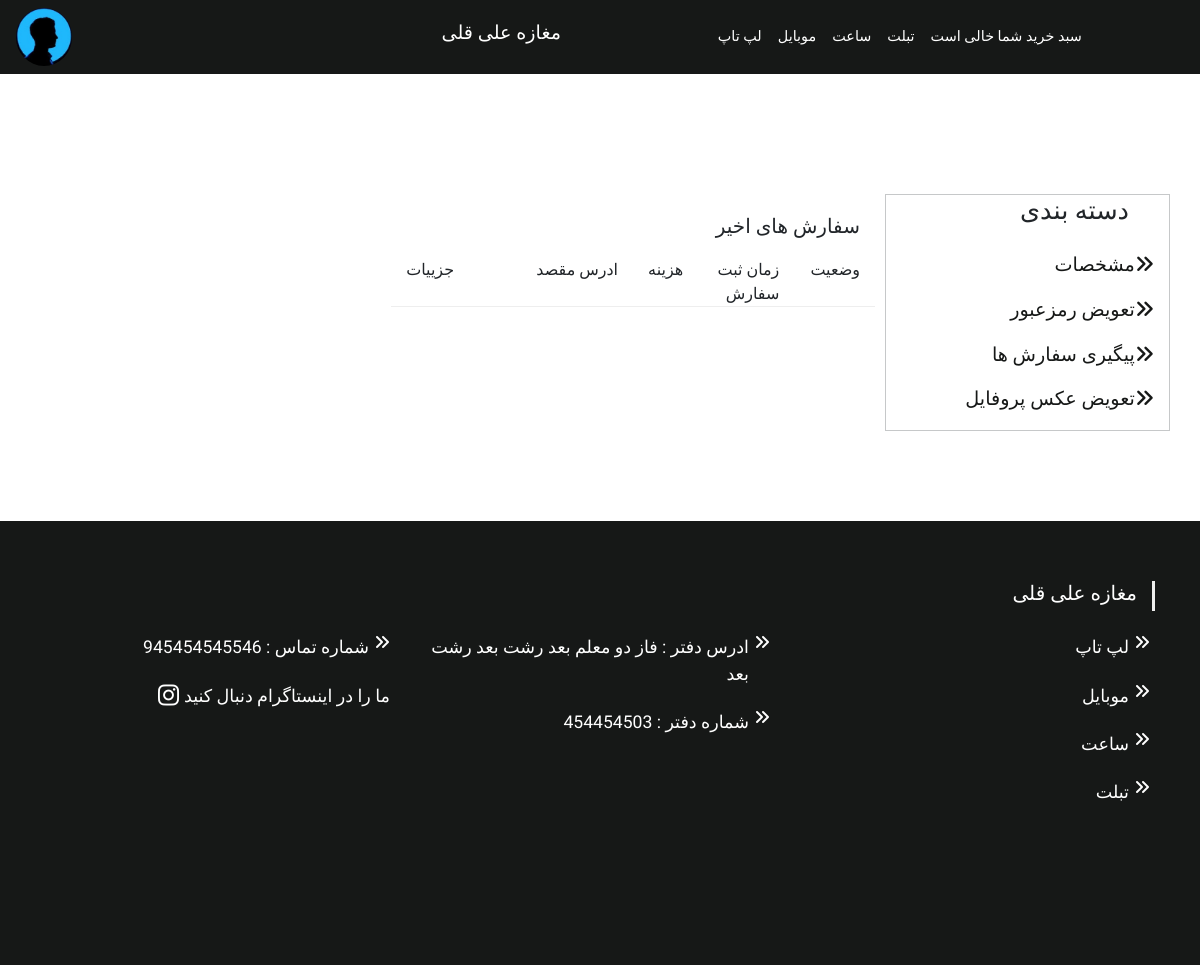
/customers/profile/order-history/ (signed in), run on an earlier commit of the app's database.
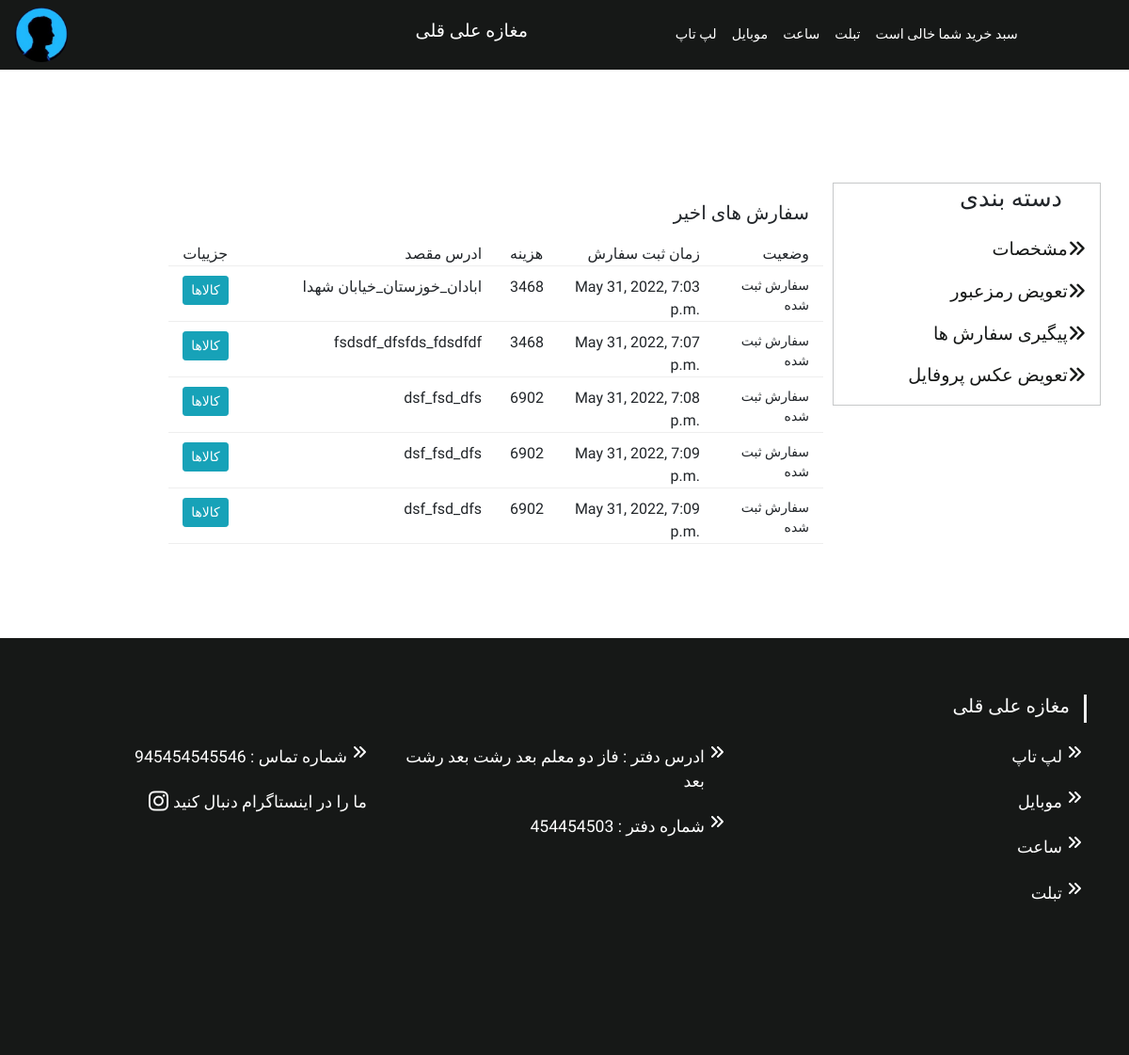
And on a later commit of the database.
### orders/models.py (models this page shows, shortened)
class Order(models.Model):
    user          = models.ForeignKey(CustomUser, on_delete=models.CASCADE, null=False, blank=False)
    order_items   = models.ManyToManyField(OrderItem)
    address       = models.ForeignKey(Address, on_delete=models.CASCADE)
    total_price   = models.PositiveIntegerField()
    created_time  = models.DateTimeField(blank=True, null=True, default=timezone.now)
    coupon        = models.ForeignKey(Coupon, on_delete=models.SET_NULL, related_name = 'orders', null = True, blank = True)
    discount      = models.IntegerField(default = 0, validators = [MinValueValidator(0), MaxValueValidator(100)])
    status_type   = [
        ("سفارش ثبت شده","سفارش ثبت شده"),
        ("در حال بسته بندی", "در حال بسته بندی"),
        ("آماده ارسال", "آماده ارسال"),
        ("فرستاده شده", "فرستاده شده"),
        ("دریافت شده است", "دریافت شده است")
    ]
    order_status  = models.CharField(
        max_length=20,
        choices=status_type,
        default="سفارش ثبت شده",
    )

### customers/models.py (models this page shows)
class Address(models.Model):
    class Meta:
        verbose_name_plural = "Adresses"
    user               = models.ForeignKey(CustomUser, blank=False, null=False, on_delete=models.CASCADE)
    firstname          =  models.CharField(max_length=30, blank=False, null=False)
    lastname           = models.CharField(max_length=30, blank=False, null=False)
    address_text       = models.CharField(max_length=1200, blank=False, null=False)
    country            = models.CharField(max_length=40, default='ایران', null=False)
    province           = models.CharField(max_length=100, blank=False, null=False)
    city               = models.CharField(max_length=100, blank=False, null=False)
    postcode           = models.CharField(max_length=12, blank=False, null=False)
    phone_number       = models.CharField(max_length=11, blank=False, null=False)
    def __str__(self):
        return f"{self.province}_{self.city}_{self.address_text}"

### customers/views.py (the view, shortened to what this page needs)
# urls.py: path('profile/', login_required(views.ProfileView.as_view()), name='profile'),
class ProfileView(TemplateView):
    template_name = 'customers/profile.html'
    def get_context_data(self, **kwargs):
        context = super().get_context_data(**kwargs)
        user_ = CustomUser.objects.get(email=self.request.user)
        slug_ = self.kwargs.get('slug')
        order_ = None
        if slug_ == "order-history":
            order_ = Order.objects.filter(user= user_)
            self.template_name = 'customers/order_history.html'
        form_ = None
        if slug_ == "change-profile-image":
            form_ = ChangeProfileImageForm()
            self.template_name = 'customers/change_profile_image.html'
        context.update({'user': user_, 'order_': order_, 'form_' : form_})
        return context

### cart/cart.py (called while the page is built)
    def __len__(self):
        return sum(item['quantity'] for item in self.cart.values())

### cart/context_processors.py (called while the page is built)
def cart(request):
    return {'cart': Cart(request)}

### customers/models.py (called while the page is built)
    def __str__(self):
        return self.email

### customers/templates/customers/order_history.html (shortened to what this page needs)
{% extends 'customers_base.html' %}
{% load static %}
{% block content2 %}
  <div class="" style="float:right; margin-right:10px; text-align:right;">
    <h5 style="margin-top:20px; margin-bottom:20px;">سفارش های اخیر</h5>
    <div class="row"  style="border-bottom:1px groove; margin-bottom:10px;">
      <div class="col-1">
        جزییات
      </div>
      <div class="col-5">
        ادرس مقصد
      </div>
      <div class="col-1">
        هزینه
      </div>
      <div class="col-3">
        زمان ثبت سفارش
      </div>
      <div class="col-2">
        وضعیت
      </div>
    </div>
    {% for i in order_ %}
    <div class="row" style="border-bottom:1px groove; margin-bottom:10px;">
      <div class="col-1">
          <button type="button" class="btn btn-info btn-sm" data-toggle="modal" data-target="#myModal{{i.id}}">کالاها</button>
      </div>
      <div  class="col-5">
        {{i.address}}
      </div>
      <div class="col-1">
        {{i.total_price}}
      </div>
      <div class="col-3">
        {{i.created_time}}
      </div>
      <div style="font-size:14px;" class="col-2">
        {{i.order_status}}
      </div>
    </div>
    {% endfor %}
  </div>
{% endblock %}

### customers/templates/customers_base.html (shortened to what this page needs)
{% extends 'base.html' %}
{% load static %}
{% load thumbnail %}
{% block add_css %}
<link rel="stylesheet" media="screen" href="https://fontlibrary.org/face/xb-titre" type="text/css"/>
{% endblock add_css %}
{% block content %}
<div style="margin-top: 10%;" class="container">
    <div class="row">
      <div class="col-sm-12 col-lg-9 col-md-12">
        {% block content2 %}
        {% endblock content2 %}
      </div>
      <div style="height: 20%;" class= "product-box product-box-display  col-sm-12 col-lg-3 col-md-12">
        <h3 class="ul-li font-Lalezar-h3">دسته بندی</h3>
            <ul>
              <form class="" action="." method="get">
              <li class="ul-li "><a class="col-3-a a-hover font-Lalezar" href="{% url 'customers:profile' %}">مشخصات<i class="fa fa-angle-double-right"></i></a></li>
                <li class="ul-li"><a class="col-3-a a-hover  font-Lalezar" href="{% url 'account_set_password' %}">تعویض رمزعبور<i class="fa fa-angle-double-right"></i></a></li>
                <li class="ul-li"><a class="col-3-a  font-Lalezar" href="{% url  'customers:customers-slug' slug='order-history' %}">پیگیری سفارش ها<i class="fa fa-angle-double-right"></i></a></li>
                <li class="ul-li"><a class="col-3-a  font-Lalezar" href="{% url  'customers:customers-slug' slug='change-profile-image' %}">تعویض عکس پروفایل<i class="fa fa-angle-double-right"></i></a></li>
                </form>
              </div>
  </div>
  </div>
{% endblock content %}

### homepage/templates/base.html (shortened to what this page needs)
{% load static %}
<!DOCTYPE html>
<html>
<head>
  <link rel="stylesheet" href="{% static 'home/css/style.css' %}">
  <link rel="stylesheet" href="{% static 'home/bootstrap/css/bootstrap.min.css' %}">
  {% block add_css %}
  {% endblock add_css %}
</head>
<body>
<header>
  <nav class="nav-s navbar navbar-expand-lg navbar-light ">
    <div class="logo " >
      <a  href="{% url 'customers:profile' %}">
          <img   class="rounded-circle" style="width:75%;" src="{% static 'home/assets/photo/profile_pic.jpg' %}" alt="لوگو">
      </a>
    </div>
   <div class="nav-margin">
    <a  style="" class="nav-a-font nav-a navbar-brand change-nav-h1" href="{% url 'homepage:home-page' %}"><h1 style="font-size:1.2rem;">مغازه علی قلی</h1></a>
  </div>
        <div class="nav-margin-ul collapse navbar-collapse" id="navbarNav">
          <ul style="float: right; text-align: right;" class="navbar-right navbar-nav navbar-reverse">
            <li  class=" nav-item active">
              <a  class="nav-a nav-a-ul-font nav-link" href="{% url 'homepage:home-page' %}"> </a>
            </li>
            <li class=" nav-item">
              <a class="nav-a nav-a-ul-font nav-link" href="{% url 'products:list-product-category' category_slug='laptop' %}">
                <span style="{% if slug == 'laptop' %}color: #e99c2e; {% endif %}">لپ تاپ</span>
              </a>
            </li>
            <li class=" nav-item">
              <a  class="nav-a nav-a-ul-font nav-link" href="{% url 'products:list-product-category' category_slug='mobile' %}">
                <span style="{% if slug == 'mobile' %}color: #e99c2e; {% endif %}">موبایل</span>
              </a>
            </li>
            <li class=" nav-item">
              <a  class="nav-a nav-a-ul-font nav-link " href="{% url 'products:list-product-category' category_slug='watch' %}">
                 <span style="{% if slug == 'watch' %}color: #e99c2e; {% endif %}">ساعت</span>
              </a>
           </li>
           <li class=" nav-item">
                 <a class="nav-a nav-a-ul-font nav-link " href="{% url 'products:list-product-category' category_slug='tablet' %}">
                   <span style="{% if slug == 'tablet' %}color: #e99c2e; {% endif %}"> تبلت</span>
                 </a>
            </li>
              <li class=" nav-item">
                    <a class="nav-a nav-a-ul-font nav-link" style="" href="{% url  'cart:cart_detail' %}">
                      {% with total_items=cart|length %}
                        {% if cart|length > 0 %}
                          سبد خرید شما:
                            <span style="color:#e99c2e;" >
                              {{ total_items }} کالا , {{cart.get_total_price}}
                            </span>
                        {% else %}
                          سبد خرید شما خالی است
                        {% endif %}
                      {% endwith %}
                    </a>
              </li>
          </ul>
        </div>
  </nav>
</header>
{% block content %}
{% endblock content %}
<footer style="margin-top: 90px" class="main-footer">
  <section id="footer" class="r">
    <div class="container" style=" margin-block-end: 0;">
      <div style="flex-direction: row-reverse!important;" class="row text-center text-xs-center text-sm-left text-md-left">
        <div class="col-xs-12 col-sm-4 col-md-4">
          <h5 class="tx-r m-r-15">مغازه علی قلی</h5>
          <ul class="tx-r list-unstyled quick-links" >
            <li>
              <a style="display: inline-flex;" href="">
                <p class="m-r-5">لپ تاپ</p>
                <i class="fa fa-angle-double-right"></i>
              </a>
            </li>
            <li>
              <a style="display: inline-flex;" href="">
                <p class="m-r-5">موبایل</p>
                <i class="fa fa-angle-double-right"></i>
              </a>
            </li>
            <li>
              <a style="display: inline-flex;" href="">
                <p class="m-r-5">ساعت</p>
                <i class="fa fa-angle-double-right"></i>
              </a>
            </li>
            <li>
              <a style="display: inline-flex;" href="">
                <p class="m-r-5">تبلت</p>
                <i class="fa fa-angle-double-right"></i>
              </a>
            </li>
          </ul>
        </div>
        <div class="col-xs-12 col-sm-4 col-md-4">
          <ul class="tx-r list-unstyled quick-links" style="margin-top: 50px;">
            <li>
              <a style="display: inline-flex;" href="javascript:void();">
                <p class="m-r-5">ادرس دفتر : فاز دو معلم بعد رشت بعد رشت بعد</p>
              <i class="fa fa-angle-double-right"></i>
              </a>
           </li>
            <li>
              <a style="display: inline-flex;" href="tel:41545412121">
                <p class="m-r-5"> شماره دفتر : 454454503</p>
                <i class="fa fa-angle-double-right"></i>
              </a>
            </li>
          </ul>
        </div>
        <div class="col-xs-12 col-sm-4 col-md-4">
          <ul  style="margin-top: 50px;" class="tx-r list-unstyled quick-links">
            <li>
              <a style="display: inline-flex;" href="tel:0938215544">
                <p class="m-r-5">شماره تماس : 945454545546</p>
                <i class="fa fa-angle-double-right"></i>
              </a>
            </li>
            <li>
              <a style="display: inline-flex;" href="https://www.instagram.com/divar_b_divar/">
                <i style="font-size: 1.5rem;" class="fa fa-instagram"></i>
                <p class="m-r-5">  ما را در اینستاگرام دنبال کنید</p>
              </a>
           </li>
          </ul>
        </div>
      </div>
      <div class="row">
        <div class="col-xs-12 col-sm-12 col-md-12 mt-2 mt-sm-5">
        </div>
      </div>
  </section>
</footer>
</body>
</html>

### homepage/static/home/css/style.css (style rules this page uses)
* { margin: 0; padding: 0; }
section { padding: 60px 0; }
.nav-a-font { font-size: 1.1rem; font-family: 'Lalezar', cursive; }
.nav-a-ul-font { font-family: 'Lalezar', cursive; }
.tx-r { text-align: right; }
.m-r-15 { padding-right: 15px!important; }
.m-r-5 { font-size: 1.1rem; font-family: 'Lalezar', cursive; padding-right: 5px!important; }
.font-Lalezar { font-size: 1.2rem; font-family: 'Lalezar', cursive; }
#footer { background: #161817 !important; }
#footer h5 { font-family: 'Lalezar', cursive; padding-left: 10px; border-right: 3px solid #eeeeee; padding-bottom: 6px; margin-bottom: 20px; color:#ffffff; }
#footer a { color: #ffffff; text-decoration: none !important; background-color: transparent; -webkit-text-decoration-skip: objects; }
#footer ul.social li a, #footer ul.quick-links li a { color:#ffffff; }
#footer ul.quick-links li { padding: 3px 0; -webkit-transition: .5s all ease; -moz-transition: .5s all ease; transition: .5s all ease; }
#footer ul.quick-links li a i { margin-right: 5px; }
a { text-decoration: none; color: white; }
.nav-s { background-color: #161817 !important; }
.logo { border-radius: 10px; width: 75px; }
.logo img { width: 100%; }
.nav-a { color: white!important; }
.ul-li { list-style-type: none; margin-bottom: 1em; text-align: right; }
.product-box { border: 1px solid rgb(198, 200, 201); box-sizing: border-box; float: right; }
body { font-family: "Lato", sans-serif; }
.sidebar li, h3 { margin-right: 25px; }
.font-Lalezar-h3 { font-size: 1.6rem; font-family: 'Lalezar', cursive; }
.col-3-a { text-decoration: none!important; color: #161817; text-align: center; }
@media (min-width: 1065px) and (max-width: 1280px) { .nav-margin { margin-left: 30%; } }
@media (min-width: 1065px) and (max-width: 1280px) { .nav-margin-ul { margin-right: 0; margin-left: 10%; } }
@media (min-width: 1065px) and (max-width: 1280px) { .nav-a-font { font-size: 1.3rem!important; } }
@media (min-width: 1065px) and (max-width: 1280px) { .nav-a-ul-font { font-size: .9rem!important; } }

### homepage/templates/base.html (style rules this page uses)
* { font-family: 'Lalezar', cursive; }

What changed in the data, as far as the page shows it:
added Order: address "ابادان_خوزستان_خیابان شهدا", total_price "3468", created_time "May 31, 2022, 7:03 p.m.", order_status "سفارش ثبت شده"
added Order: address "fsdsdf_dfsfds_fdsdfdf", total_price "3468", created_time "May 31, 2022, 7:07 p.m.", order_status "سفارش ثبت شده"
added Order: address "dsf_fsd_dfs", total_price "6902", created_time "May 31, 2022, 7:08 p.m.", order_status "سفارش ثبت شده"
added Order: address "dsf_fsd_dfs", total_price "6902", created_time "May 31, 2022, 7:09 p.m.", order_status "سفارش ثبت شده"
added Order: address "dsf_fsd_dfs", total_price "6902", created_time "May 31, 2022, 7:09 p.m.", order_status "سفارش ثبت شده"
